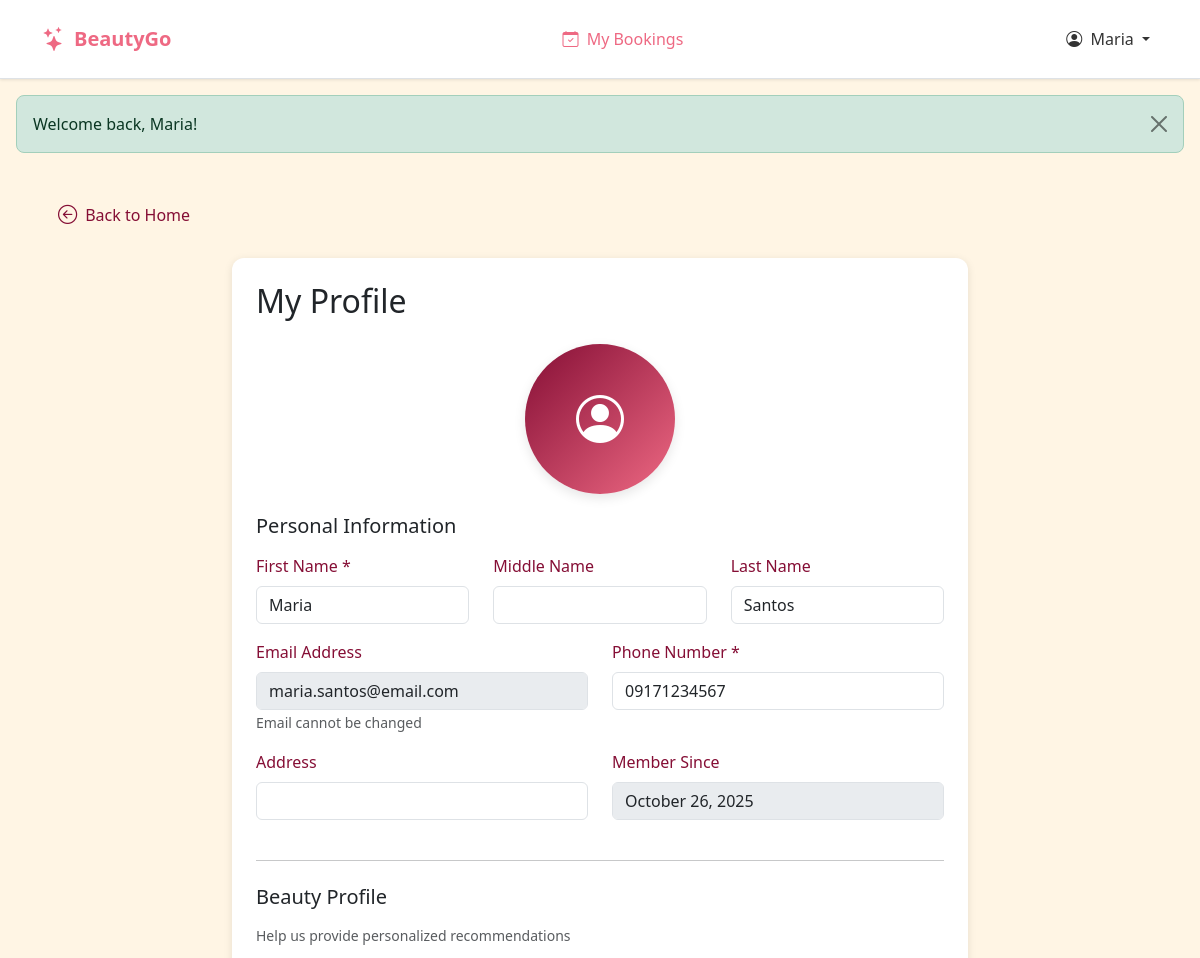
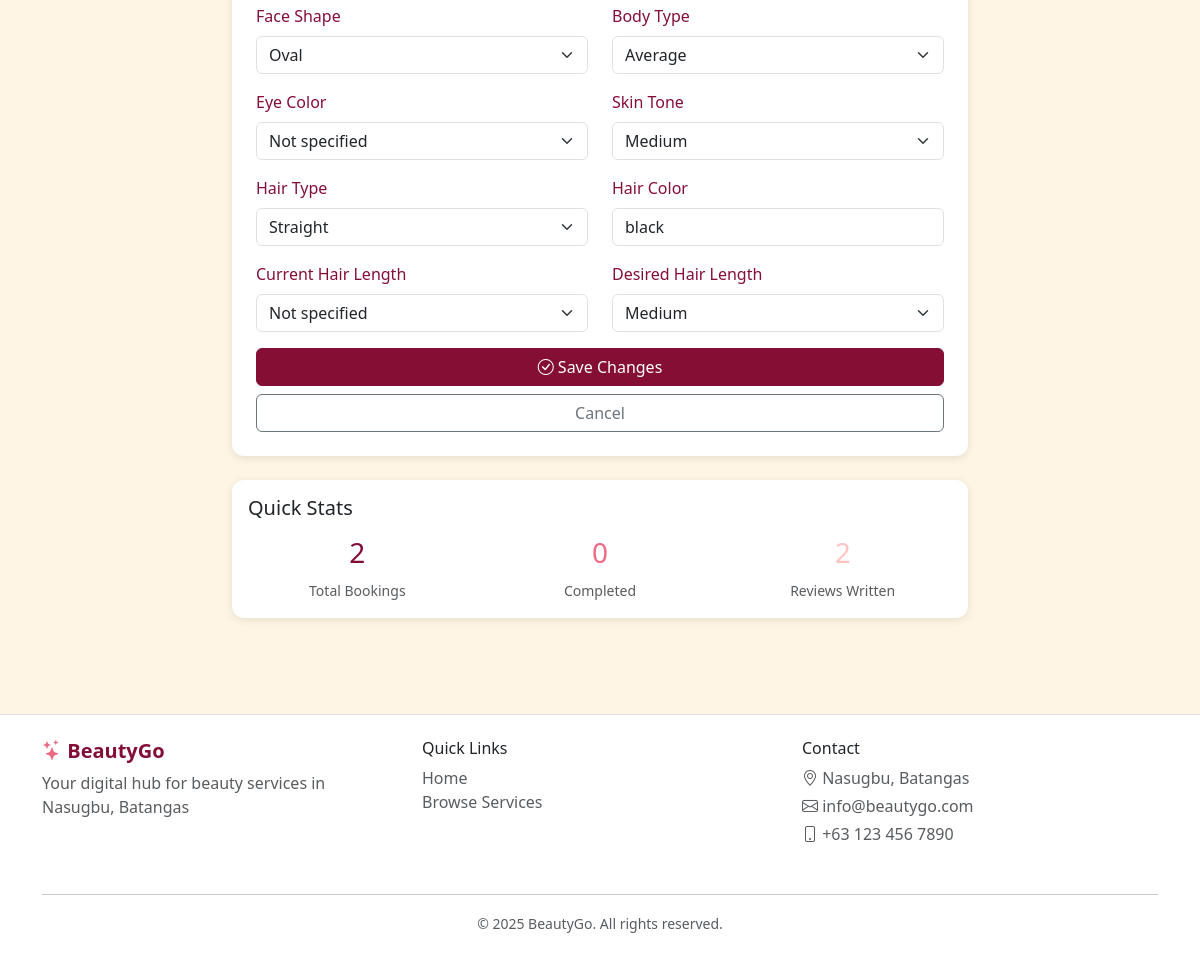
Screenshot of /user-profile.php (signed in) with the database file from the repository (2 pictures, top to bottom).
### tables this page shows
CREATE TABLE `customers` (
  `customer_id` int(11) NOT NULL,
  `fname` varchar(255) DEFAULT NULL,
  `mname` varchar(255) DEFAULT NULL,
  `surname` varchar(255) DEFAULT NULL,
  `cstmr_num` varchar(255) DEFAULT NULL,
  `cstmr_email` varchar(255) DEFAULT NULL,
  `cstmr_password` varchar(255) DEFAULT NULL,
  `cstmr_address` varchar(255) DEFAULT NULL,
  `registration_date` timestamp NOT NULL DEFAULT current_timestamp(),
  `profile_pic` longblob DEFAULT NULL
);

CREATE TABLE `profiles` (
  `profile_id` int(11) NOT NULL,
  `customer_id` int(11) DEFAULT NULL,
  `face_shape` varchar(255) DEFAULT NULL,
  `body_type` varchar(255) DEFAULT NULL,
  `eye_color` varchar(255) DEFAULT NULL,
  `skin_tone` varchar(255) DEFAULT NULL,
  `hair_type` varchar(255) DEFAULT NULL,
  `hair_color` varchar(255) DEFAULT NULL,
  `current_hair_length` varchar(255) DEFAULT NULL,
  `desired_hair_length` varchar(50) NOT NULL
);

### user-profile.php (the view, shortened to what the rows shown need)
<?php
require_once 'functions.php';
$customer = getCurrentCustomer();
$customerId = $customer['customer_id'];
$conn = getDbConnection();
$stmt = $conn->prepare("
    SELECT c.*, p.*
    FROM customers c
    LEFT JOIN profiles p ON c.customer_id = p.customer_id
    WHERE c.customer_id = ?
");
$stmt->bind_param("i", $customerId);
$stmt->execute();
$result = $stmt->get_result();
$user = $result->fetch_assoc();
include 'includes/header.php';
?>
<main>
    <div class="container my-4">
        <div class="row">
            <div class="col-lg-8 mx-auto">
                <div class="card">
                    <div class="card-body p-4">
                        <h2 class="mb-4">My Profile</h2>
                        <form action="" method="POST" enctype="multipart/form-data">
                            <div class="row">
                                <div class="col-md-4 mb-3">
                                    <label for="fname" class="form-label">First Name *</label>
                                    <input type="text" class="form-control" id="fname" name="fname"
                                           value="<?php echo htmlspecialchars($user['fname'] ?? ''); ?>" required>
                                </div>
                                <div class="col-md-4 mb-3">
                                    <label for="surname" class="form-label">Last Name</label>
                                    <input type="text" class="form-control" id="surname" name="surname"
                                           value="<?php echo htmlspecialchars($user['surname'] ?? ''); ?>">
                                </div>
                            </div>
                            <div class="row">
                                <div class="col-md-6 mb-3">
                                    <label for="cstmr_email" class="form-label">Email Address</label>
                                    <input type="email" class="form-control" id="cstmr_email"
                                           value="<?php echo htmlspecialchars($user['cstmr_email'] ?? ''); ?>" disabled>
                                    <small class="text-muted">Email cannot be changed</small>
                                </div>
                                <div class="col-md-6 mb-3">
                                    <label for="cstmr_num" class="form-label">Phone Number *</label>
                                    <input type="tel" class="form-control" id="cstmr_num" name="cstmr_num"
                                           value="<?php echo htmlspecialchars($user['cstmr_num'] ?? ''); ?>" required>
                                </div>
                            </div>
                            <div class="row">
                                <div class="col-md-6 mb-3">
                                    <label for="member_since" class="form-label">Member Since</label>
                                    <input type="text" class="form-control"
                                           value="<?php echo formatDate($user['registration_date']); ?>" disabled>
                                </div>
                            </div>
                            <div class="row">
                                <div class="col-md-6 mb-3">
                                    <label for="face_shape" class="form-label">Face Shape</label>
                                    <select class="form-select" id="face_shape" name="face_shape">
                                        <option value="oval" <?php echo ($user['face_shape'] ?? '') == 'oval' ? 'selected' : ''; ?>>Oval</option>
                                    </select>
                                </div>
                                <div class="col-md-6 mb-3">
                                    <label for="body_type" class="form-label">Body Type</label>
                                    <select class="form-select" id="body_type" name="body_type">
                                        <option value="average" <?php echo ($user['body_type'] ?? '') == 'average' ? 'selected' : ''; ?>>Average</option>
                                    </select>
                                </div>
                            </div>
                            <div class="row">
                                <div class="col-md-6 mb-3">
                                    <label for="skin_tone" class="form-label">Skin Tone</label>
                                    <select class="form-select" id="skin_tone" name="skin_tone">
                                        <option value="medium" <?php echo ($user['skin_tone'] ?? '') == 'medium' ? 'selected' : ''; ?>>Medium</option>
                                    </select>
                                </div>
                            </div>
                            <div class="row">
                                <div class="col-md-6 mb-3">
                                    <label for="hair_type" class="form-label">Hair Type</label>
                                    <select class="form-select" id="hair_type" name="hair_type">
                                        <option value="straight" <?php echo ($user['hair_type'] ?? '') == 'straight' ? 'selected' : ''; ?>>Straight</option>
                                    </select>
                                </div>
                                <div class="col-md-6 mb-3">
                                    <label for="hair_color" class="form-label">Hair Color</label>
                                    <input type="text" class="form-control" id="hair_color" name="hair_color"
                                           value="<?php echo htmlspecialchars($user['hair_color'] ?? ''); ?>"
                                           placeholder="e.g., Black, Brown, Blonde">
                                </div>
                            </div>
                            <div class="row">
                                <div class="col-md-6 mb-3">
                                    <label for="desired_hair_length" class="form-label">Desired Hair Length</label>
                                    <select class="form-select" id="desired_hair_length" name="desired_hair_length">
                                        <option value="medium" <?php echo ($user['desired_hair_length'] ?? '') == 'medium' ? 'selected' : ''; ?>>Medium</option>
                                    </select>
                                </div>
                            </div>
                        </form>
                    </div>
                </div>
            </div>
        </div>
    </div>
</main>
<?php include 'includes/footer.php'; ?>

### includes/header.php (shortened to what the rows shown need)
<!DOCTYPE html>
<html lang="en">
<head>
    <link href="https://cdn.jsdelivr.net/npm/bootstrap@5.3.0/dist/css/bootstrap.min.css" rel="stylesheet">
    <link rel="stylesheet" href="https://cdn.jsdelivr.net/npm/bootstrap-icons@1.10.0/font/bootstrap-icons.css">
    <link rel="stylesheet" href="styles.css?v=<?php echo time(); ?>">
</head>
<body>
    <nav class="navbar navbar-expand-lg navbar-light bg-white border-bottom sticky-top">
        <div class="container">
            <div class="collapse navbar-collapse" id="navbarNav">
                <ul class="navbar-nav">
                    <?php if (isLoggedIn()): ?>
                        <?php
                        if (isBusinessLoggedIn()) {
                            $currentUser = getCurrentBusiness();
                            $displayName = $currentUser['business_name'] ?? 'Business';
                        } else {
                            $currentUser = getCurrentCustomer();
                            $displayName = $currentUser['fname'] ?? 'User';
                        }
                        ?>
                        <?php if (isBusinessLoggedIn()): ?>
                            <li class="nav-item dropdown">
                                <a class="nav-link dropdown-toggle" href="#" id="businessDropdown" role="button" data-bs-toggle="dropdown">
                                    <i class="bi bi-buildings"></i> <?php echo htmlspecialchars($displayName); ?>
                                </a>
                                <ul class="dropdown-menu dropdown-menu-end">
                                    <li><a class="dropdown-item" href="business-dashboard.php">Dashboard</a></li>
                                    <li><a class="dropdown-item" href="business-profile.php">Profile</a></li>
                                    <li><hr class="dropdown-divider"></li>
                                    <li>
                                        <form action="auth.php" method="POST" class="d-inline">
                                            <input type="hidden" name="action" value="logout">
                                            <button type="submit" class="dropdown-item">Logout</button>
                                        </form>
                                    </li>
                                </ul>
                            </li>
                        <?php else: ?>
                            <li class="nav-item dropdown">
                                <a class="nav-link dropdown-toggle" href="#" id="userDropdown" role="button" data-bs-toggle="dropdown">
                                    <i class="bi bi-person-circle"></i> <?php echo htmlspecialchars($displayName); ?>
                                </a>
                            </li>
                        <?php endif; ?>
                    <?php endif; ?>
                </ul>
            </div>
        </div>
    </nav>

### rows the page displays
customers: fname "Maria"
profiles: fname "Maria", surname "Santos", customer.cstmr_email "maria.santos@email.com", cstmr_num "09171234567", customer.registration_date "October 26, 2025", face_shape "Oval", body_type "Average", skin_tone "Medium", hair_type "Straight", hair_color "black", desired_hair_length "Medium"

### other values shown
$_SESSION['success'] "Welcome back, Maria!"
count($appointments) "2"
count($completed) "0"
$row['count'] "2"
